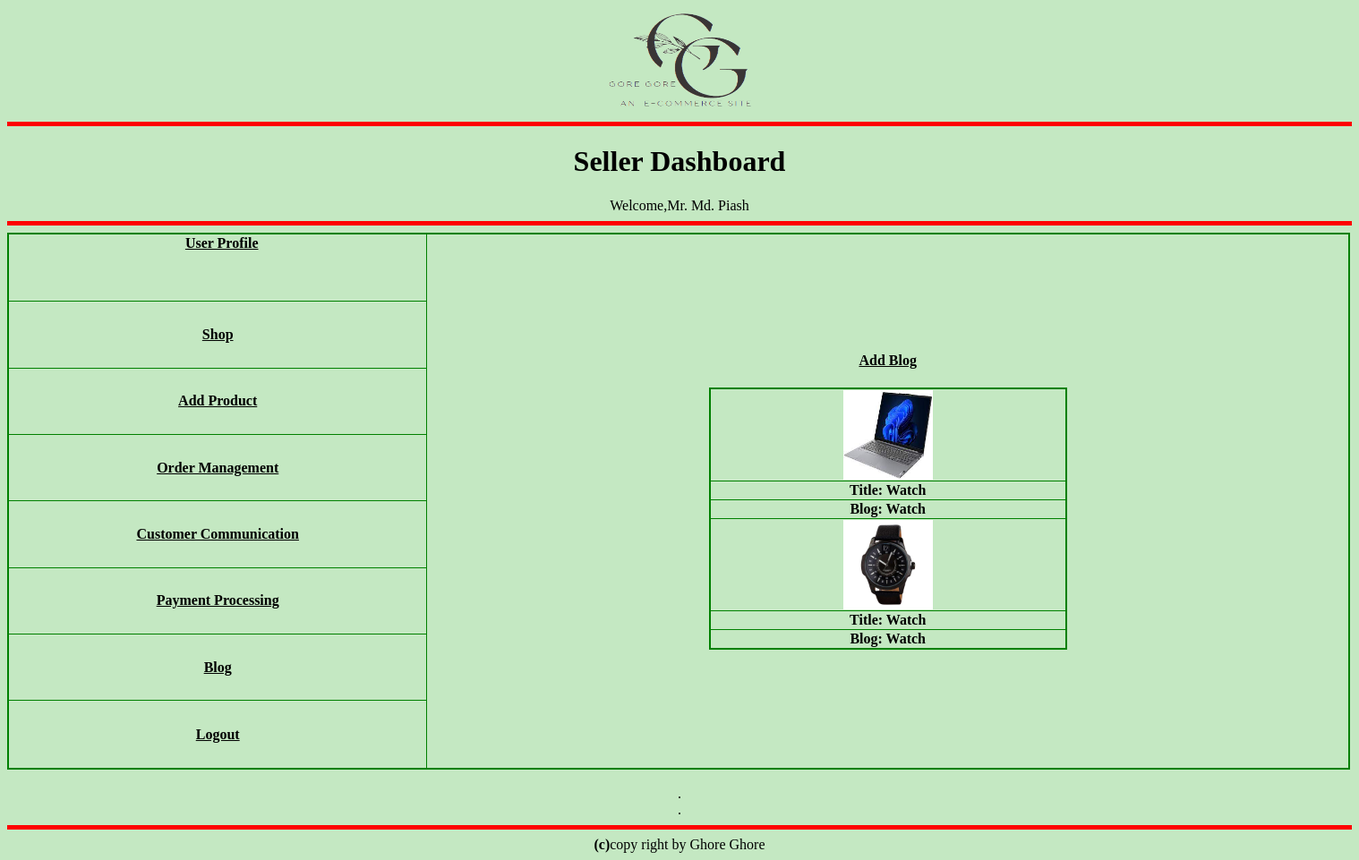
/project_Mid/blog.php (signed in), run on the app's committed database.
### tables this page shows
CREATE TABLE `blog` (
  `username` varchar(200) NOT NULL,
  `title` varchar(300) NOT NULL,
  `photo_id` varchar(300) NOT NULL,
  `blog` text NOT NULL
);

### project_Mid/see_blog.php (the view, shortened to what this page needs)
    <?php
    $servername = "localhost";
    $uname = "root";
    $pass = "";
    $dbname = "project";
    $con = mysqli_connect($servername, $uname, $pass, $dbname);
    $sql = "SELECT * FROM blog ";
    $result = mysqli_query($con, $sql);
    ?><table border=1 align="center" class="tablt">
    <?php
        while ($row = mysqli_fetch_assoc($result)) {
            echo "<tr><th class='mide'><img src='uploads/" . $row['photo_id'] . "' width='100' height='100'></th></tr>";
            echo "<tr><th class='mide'><b> Title: " . $row['title'] . "</b></th></tr>";
            echo "<tr><th class='mide'><b> Blog: " . $row['blog'] . "</b></th></tr>";
            echo "</tr>";
        }
    ?>
</table>

### project_Mid/sellercss.php (style rules this page uses)
body { background-color:#C4E8C2; }

### project_Mid/see_blog.php (style rules this page uses)
.mide { text-align:center; }
.tablt { width: 400px; height: 100px; border-collapse: collapse; border: 2.5px solid green; }

### data on the page
blog: photo (picture), title "Watch", blog "Watch"
blog: photo (picture), title "Watch", blog "Watch"

### other printed values
$_SESSION['name'] "Md. Piash"
